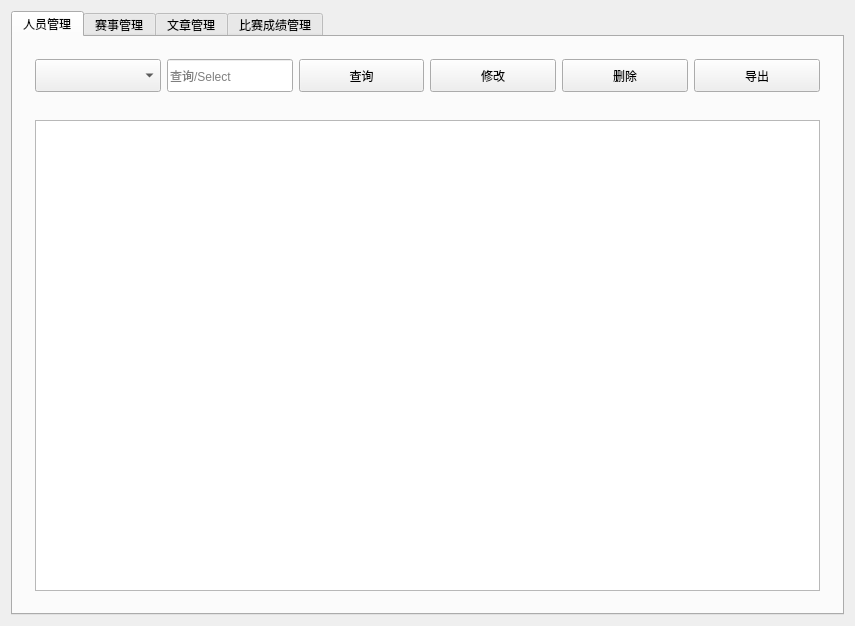
<?xml version="1.0" encoding="UTF-8"?>
<ui version="4.0">
 <class>ComprehensiveManagementClass</class>
 <widget class="QMainWindow" name="ComprehensiveManagementClass">
  <property name="windowModality">
   <enum>Qt::WindowModality::ApplicationModal</enum>
  </property>
  <property name="geometry">
   <rect>
    <x>0</x>
    <y>0</y>
    <width>855</width>
    <height>626</height>
   </rect>
  </property>
  <property name="windowTitle">
   <string>ComprehensiveManagement</string>
  </property>
  <widget class="QWidget" name="centralWidget">
   <layout class="QVBoxLayout" name="verticalLayout_2">
    <item>
     <widget class="QTabWidget" name="comprehensiveTab">
      <property name="currentIndex">
       <number>0</number>
      </property>
      <widget class="QWidget" name="UserTab">
       <attribute name="title">
        <string>人员管理</string>
       </attribute>
       <layout class="QVBoxLayout" name="verticalLayout" stretch="1,9">
        <item>
         <widget class="QWidget" name="OperationWidget" native="true">
          <layout class="QHBoxLayout" name="horizontalLayout_3">
           <item>
            <widget class="QComboBox" name="userComboBox">
             <property name="sizePolicy">
              <sizepolicy hsizetype="Preferred" vsizetype="Preferred">
               <horstretch>0</horstretch>
               <verstretch>0</verstretch>
              </sizepolicy>
             </property>
            </widget>
           </item>
           <item>
            <widget class="QLineEdit" name="userSelectEdit">
             <property name="sizePolicy">
              <sizepolicy hsizetype="Preferred" vsizetype="Preferred">
               <horstretch>0</horstretch>
               <verstretch>0</verstretch>
              </sizepolicy>
             </property>
             <property name="placeholderText">
              <string>查询/Select</string>
             </property>
            </widget>
           </item>
           <item>
            <widget class="QPushButton" name="UserSelectBtn">
             <property name="sizePolicy">
              <sizepolicy hsizetype="Preferred" vsizetype="Preferred">
               <horstretch>0</horstretch>
               <verstretch>0</verstretch>
              </sizepolicy>
             </property>
             <property name="text">
              <string>查询</string>
             </property>
            </widget>
           </item>
           <item>
            <widget class="QPushButton" name="UserUpdateBtn">
             <property name="sizePolicy">
              <sizepolicy hsizetype="Preferred" vsizetype="Preferred">
               <horstretch>0</horstretch>
               <verstretch>0</verstretch>
              </sizepolicy>
             </property>
             <property name="text">
              <string>修改</string>
             </property>
            </widget>
           </item>
           <item>
            <widget class="QPushButton" name="UserDeleteBtn">
             <property name="sizePolicy">
              <sizepolicy hsizetype="Preferred" vsizetype="Preferred">
               <horstretch>0</horstretch>
               <verstretch>0</verstretch>
              </sizepolicy>
             </property>
             <property name="text">
              <string>删除</string>
             </property>
            </widget>
           </item>
           <item>
            <widget class="QPushButton" name="UserLeadingoutBtn">
             <property name="sizePolicy">
              <sizepolicy hsizetype="Preferred" vsizetype="Preferred">
               <horstretch>0</horstretch>
               <verstretch>0</verstretch>
              </sizepolicy>
             </property>
             <property name="text">
              <string>导出</string>
             </property>
            </widget>
           </item>
          </layout>
         </widget>
        </item>
        <item>
         <widget class="QWidget" name="widget" native="true">
          <layout class="QHBoxLayout" name="horizontalLayout">
           <item>
            <widget class="QTableView" name="userTable"/>
           </item>
          </layout>
         </widget>
        </item>
       </layout>
      </widget>
      <widget class="QWidget" name="compTab">
       <attribute name="title">
        <string>赛事管理</string>
       </attribute>
       <layout class="QVBoxLayout" name="verticalLayout_5" stretch="1,9">
        <item>
         <widget class="QWidget" name="OperationWidget_3" native="true">
          <layout class="QHBoxLayout" name="horizontalLayout_5">
           <item>
            <widget class="QComboBox" name="compComboBox">
             <property name="sizePolicy">
              <sizepolicy hsizetype="Preferred" vsizetype="Preferred">
               <horstretch>0</horstretch>
               <verstretch>0</verstretch>
              </sizepolicy>
             </property>
            </widget>
           </item>
           <item>
            <widget class="QLineEdit" name="compSelectEdit">
             <property name="sizePolicy">
              <sizepolicy hsizetype="Preferred" vsizetype="Preferred">
               <horstretch>0</horstretch>
               <verstretch>0</verstretch>
              </sizepolicy>
             </property>
             <property name="placeholderText">
              <string>查询/Select</string>
             </property>
            </widget>
           </item>
           <item>
            <widget class="QPushButton" name="CompSelectBtn">
             <property name="sizePolicy">
              <sizepolicy hsizetype="Preferred" vsizetype="Preferred">
               <horstretch>0</horstretch>
               <verstretch>0</verstretch>
              </sizepolicy>
             </property>
             <property name="text">
              <string>查询</string>
             </property>
            </widget>
           </item>
           <item>
            <widget class="QPushButton" name="CompInsertBtn">
             <property name="sizePolicy">
              <sizepolicy hsizetype="Preferred" vsizetype="Preferred">
               <horstretch>0</horstretch>
               <verstretch>0</verstretch>
              </sizepolicy>
             </property>
             <property name="text">
              <string>添加</string>
             </property>
            </widget>
           </item>
           <item>
            <widget class="QPushButton" name="CompDeleteBtn">
             <property name="sizePolicy">
              <sizepolicy hsizetype="Preferred" vsizetype="Preferred">
               <horstretch>0</horstretch>
               <verstretch>0</verstretch>
              </sizepolicy>
             </property>
             <property name="text">
              <string>删除</string>
             </property>
            </widget>
           </item>
           <item>
            <widget class="QPushButton" name="CompLeadingoutBtn">
             <property name="sizePolicy">
              <sizepolicy hsizetype="Preferred" vsizetype="Preferred">
               <horstretch>0</horstretch>
               <verstretch>0</verstretch>
              </sizepolicy>
             </property>
             <property name="text">
              <string>导出</string>
             </property>
            </widget>
           </item>
          </layout>
         </widget>
        </item>
        <item>
         <widget class="QWidget" name="widget_3" native="true">
          <layout class="QHBoxLayout" name="horizontalLayout_2">
           <item>
            <widget class="QTableView" name="compTable"/>
           </item>
          </layout>
         </widget>
        </item>
       </layout>
      </widget>
      <widget class="QWidget" name="ArticleTab">
       <attribute name="title">
        <string>文章管理</string>
       </attribute>
       <layout class="QVBoxLayout" name="verticalLayout_4" stretch="1,9">
        <item>
         <widget class="QWidget" name="OperationWidget_2" native="true">
          <layout class="QHBoxLayout" name="horizontalLayout_4">
           <item>
            <widget class="QComboBox" name="articleComboBox">
             <property name="sizePolicy">
              <sizepolicy hsizetype="Preferred" vsizetype="Preferred">
               <horstretch>0</horstretch>
               <verstretch>0</verstretch>
              </sizepolicy>
             </property>
            </widget>
           </item>
           <item>
            <widget class="QLineEdit" name="ArticlelSelectEdit">
             <property name="sizePolicy">
              <sizepolicy hsizetype="Preferred" vsizetype="Preferred">
               <horstretch>0</horstretch>
               <verstretch>0</verstretch>
              </sizepolicy>
             </property>
             <property name="placeholderText">
              <string>查询/Select</string>
             </property>
            </widget>
           </item>
           <item>
            <widget class="QPushButton" name="ArticleSelectBtn">
             <property name="sizePolicy">
              <sizepolicy hsizetype="Preferred" vsizetype="Preferred">
               <horstretch>0</horstretch>
               <verstretch>0</verstretch>
              </sizepolicy>
             </property>
             <property name="text">
              <string>查询</string>
             </property>
            </widget>
           </item>
           <item>
            <widget class="QPushButton" name="ArticleUpdateBtn">
             <property name="sizePolicy">
              <sizepolicy hsizetype="Preferred" vsizetype="Preferred">
               <horstretch>0</horstretch>
               <verstretch>0</verstretch>
              </sizepolicy>
             </property>
             <property name="text">
              <string>修改</string>
             </property>
            </widget>
           </item>
           <item>
            <widget class="QPushButton" name="ArticleInsertBtn">
             <property name="sizePolicy">
              <sizepolicy hsizetype="Preferred" vsizetype="Preferred">
               <horstretch>0</horstretch>
               <verstretch>0</verstretch>
              </sizepolicy>
             </property>
             <property name="text">
              <string>添加</string>
             </property>
            </widget>
           </item>
           <item>
            <widget class="QPushButton" name="ArticleDeleteBtn">
             <property name="sizePolicy">
              <sizepolicy hsizetype="Preferred" vsizetype="Preferred">
               <horstretch>0</horstretch>
               <verstretch>0</verstretch>
              </sizepolicy>
             </property>
             <property name="text">
              <string>删除</string>
             </property>
            </widget>
           </item>
          </layout>
         </widget>
        </item>
        <item>
         <widget class="QWidget" name="widget_2" native="true">
          <layout class="QHBoxLayout" name="horizontalLayout_6">
           <item>
            <widget class="QTableView" name="articleTable"/>
           </item>
          </layout>
         </widget>
        </item>
       </layout>
      </widget>
      <widget class="QWidget" name="compScoreTab">
       <attribute name="title">
        <string>比赛成绩管理</string>
       </attribute>
       <layout class="QVBoxLayout" name="verticalLayout_3" stretch="1,9">
        <item>
         <widget class="QWidget" name="OperationWidget_4" native="true">
          <layout class="QHBoxLayout" name="horizontalLayout_7">
           <item>
            <widget class="QComboBox" name="compScoreComboBox">
             <property name="sizePolicy">
              <sizepolicy hsizetype="Preferred" vsizetype="Preferred">
               <horstretch>0</horstretch>
               <verstretch>0</verstretch>
              </sizepolicy>
             </property>
            </widget>
           </item>
           <item>
            <widget class="QLineEdit" name="compScoreSelectEdit">
             <property name="sizePolicy">
              <sizepolicy hsizetype="Preferred" vsizetype="Preferred">
               <horstretch>0</horstretch>
               <verstretch>0</verstretch>
              </sizepolicy>
             </property>
             <property name="placeholderText">
              <string>查询/Select</string>
             </property>
            </widget>
           </item>
           <item>
            <widget class="QPushButton" name="compScoreSelectBtn">
             <property name="sizePolicy">
              <sizepolicy hsizetype="Preferred" vsizetype="Preferred">
               <horstretch>0</horstretch>
               <verstretch>0</verstretch>
              </sizepolicy>
             </property>
             <property name="text">
              <string>查询</string>
             </property>
            </widget>
           </item>
           <item>
            <widget class="QPushButton" name="compScoreLeadingOutBtn">
             <property name="sizePolicy">
              <sizepolicy hsizetype="Preferred" vsizetype="Preferred">
               <horstretch>0</horstretch>
               <verstretch>0</verstretch>
              </sizepolicy>
             </property>
             <property name="text">
              <string>导出</string>
             </property>
            </widget>
           </item>
          </layout>
         </widget>
        </item>
        <item>
         <widget class="QWidget" name="widget_4" native="true">
          <layout class="QHBoxLayout" name="horizontalLayout_8">
           <item>
            <widget class="QTableView" name="compScoreTable"/>
           </item>
          </layout>
         </widget>
        </item>
       </layout>
      </widget>
     </widget>
    </item>
   </layout>
  </widget>
 </widget>
 <layoutdefault spacing="6" margin="11"/>
 <resources/>
 <connections/>
</ui>
